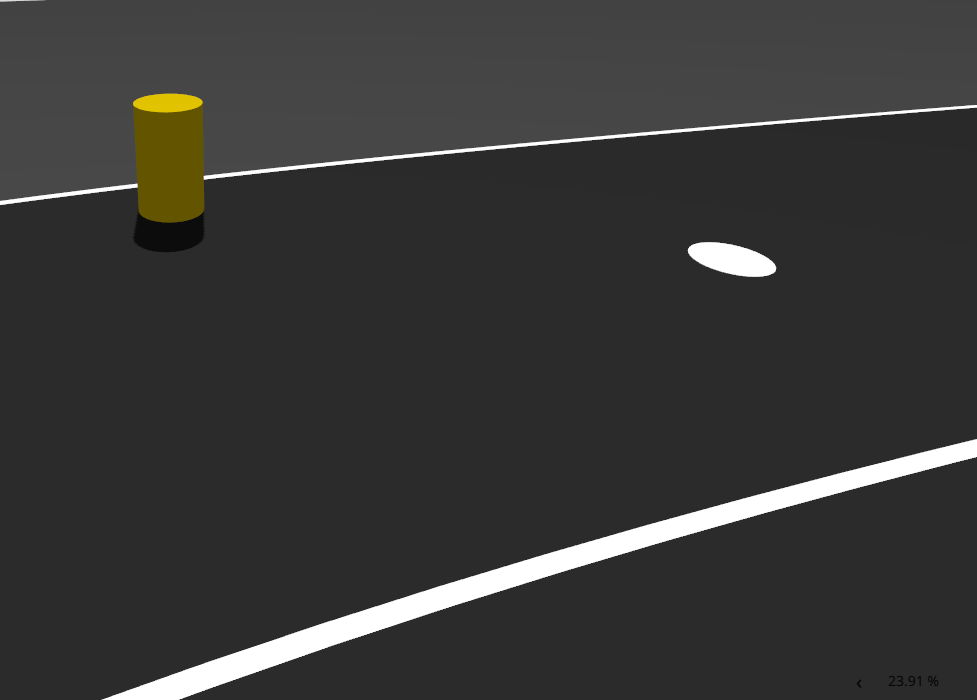
#> input picture images/1.png, 977 x 700 px; its folder holds only this picture in this run
$ python obstacle.py
#> lines starting #> are read from the running program, lines starting #| are printed output that depends on the picture; after the words box and inside, x2 and y2 are one past the last pixel; in counts of white or black regions, pixels touching at a corner belong together
import cv2
import numpy as np
import os
import glob


# --------------------------------------------------
# FOLDERS
# --------------------------------------------------

INPUT_FOLDER = "images"
OUTPUT_FOLDER = "output"

os.makedirs(OUTPUT_FOLDER, exist_ok=True)


# --------------------------------------------------
# DETECT COLORED OBSTACLES
# --------------------------------------------------

def get_obstacles(hsv):

    # Colored objects have relatively high saturation.
    # This separates yellow, green and blue obstacles
    # from the dark road and white road markings.

    mask = cv2.inRange(
        hsv,
        np.array([0, 40, 40]),
        np.array([179, 255, 255])
    )

    kernel = np.ones((3, 3), np.uint8)

    # Remove small noise
    mask = cv2.morphologyEx(
        mask,
        cv2.MORPH_OPEN,
        kernel
    )

    # Join small gaps inside objects
    mask = cv2.morphologyEx(
        mask,
        cv2.MORPH_CLOSE,
        kernel
    )

    contours, _ = cv2.findContours(
        mask,
        cv2.RETR_EXTERNAL,
        cv2.CHAIN_APPROX_SIMPLE
    )

    boxes = []

    for contour in contours:

        area = cv2.contourArea(contour)

        # Ignore extremely small noise
        if area < 20:
            continue

        x, y, w, h = cv2.boundingRect(contour)


        # --------------------------------------------------
        # HANDLE TOUCHING/MERGED OBSTACLES
        # --------------------------------------------------
        #
        # In the given dataset some obstacles are touching.
        # Watershed is used to separate them.
        #

        if (
            12000 < area < 16000
            and w >= 150
            and 0.8 < w / h < 1.3
        ):

            roi = mask[y:y+h, x:x+w]

            # Distance transform
            distance = cv2.distanceTransform(
                roi,
                cv2.DIST_L2,
                5
            )

            # Foreground regions

            sure_fg = (
    distance > 0.5 * distance.max()
).astype(np.uint8)

            number, labels, stats, centroids = \
                cv2.connectedComponentsWithStats(sure_fg)

            if number - 1 >= 2:

                markers = labels + 1

                unknown = cv2.subtract(
                    roi,
                    sure_fg
                )

                markers[unknown == 1] = 0

                roi_bgr = cv2.cvtColor(
                    roi * 255,
                    cv2.COLOR_GRAY2BGR
                )

                cv2.watershed(
                    roi_bgr,
                    markers
                )

                for label in range(2, number + 1):

                    yy, xx = np.where(
                        markers == label
                    )

                    if len(xx) > 100:

                        bx = x + xx.min()
                        by = y + yy.min()
                        bw = xx.max() - xx.min() + 1
                        bh = yy.max() - yy.min() + 1

                        boxes.append(
                            (bx, by, bw, bh)
                        )

                continue


        # --------------------------------------------------
        # SPECIAL CASE FOR TWO SMALL TOUCHING BLUE OBJECTS
        # --------------------------------------------------

        if area < 5000 and w / h > 1.45:

            mid = x + w // 2

            boxes.append(
                (
                    x,
                    y,
                    w // 2 + 2,
                    h
                )
            )

            boxes.append(
                (
                    mid - 2,
                    y,
                    w - (mid - x) + 2,
                    h
                )
            )

        else:

            boxes.append(
                (x, y, w, h)
            )

    return boxes


# --------------------------------------------------
# DETECT POTHOLES
# --------------------------------------------------

def get_potholes(hsv):

    # Potholes are white circular blobs.
    #
    # White pixels:
    # Saturation is low
    # Value/brightness is high

    mask = cv2.inRange(
        hsv,
        np.array([0, 0, 220]),
        np.array([179, 70, 255])
    )


    # --------------------------------------------------
    # REMOVE THIN ROAD MARKINGS
    # --------------------------------------------------

    # Road markings are long thin white lines.
    # Morphological opening removes most of them
    # while preserving the larger circular potholes.

    kernel = cv2.getStructuringElement(
        cv2.MORPH_ELLIPSE,
        (11, 11)
    )

    mask = cv2.morphologyEx(
        mask,
        cv2.MORPH_OPEN,
        kernel
    )


    contours, _ = cv2.findContours(
        mask,
        cv2.RETR_EXTERNAL,
        cv2.CHAIN_APPROX_SIMPLE
    )

    boxes = []

    for contour in contours:

        area = cv2.contourArea(contour)

        perimeter = cv2.arcLength(
            contour,
            True
        )

        if perimeter == 0:
            continue


        # --------------------------------------------------
        # CIRCULARITY
        # --------------------------------------------------
        #
        # Circularity = 4*pi*Area / Perimeter^2
        #
        # A circular object has a relatively high value.
        # Long road lines have a very low value.
        #

        circularity = (
            4 * np.pi * area
            / (perimeter * perimeter)
        )


        x, y, w, h = cv2.boundingRect(
            contour
        )


        # Conditions for a pothole

        if (
            area >= 400
            and circularity >= 0.45
            and w >= 20
            and h >= 15
        ):

            boxes.append(
                (x, y, w, h)
            )


    return boxes


# --------------------------------------------------
# PROCESS ONE IMAGE
# --------------------------------------------------

def process_image(path):

#> called with path = 'images/1.png'
    image = cv2.imread(path)
#> image is the input picture: shape (700, 977, 3); mean B, G, R 55.1, 56.3, 56.5

    if image is None:

        print("Could not read:", path)
        return


    # Convert image to HSV
    hsv = cv2.cvtColor(
        image,
        cv2.COLOR_BGR2HSV
    )
#> hsv: shape (700, 977, 3); mean H, S, V 0.3, 3.2, 56.5


    # Detect objects
    obstacles = get_obstacles(hsv)
#> in get_obstacles, `mask = cv2.inRange( hsv, np.array([0, 40, 40]), np.array([179, 255, 25..`:
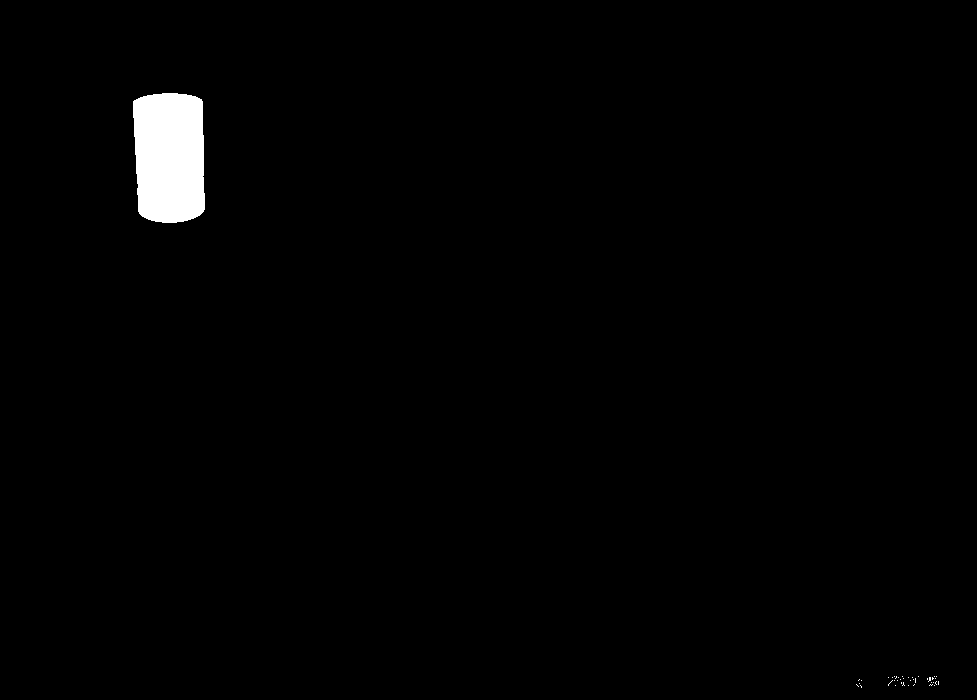
#> mask: shape (700, 977); 1.3% white; 40 white regions (39 under 20 px), largest, box (x1, y1, x2, y2) and area: (133, 93, 205, 223) 8507
#> in get_obstacles, `contours, _ = cv2.findContours( mask, cv2.RETR_EXTERNAL, cv2.CHAIN_APP..`: contours = 1 contour; box (x1, y1, x2, y2) and area: (133, 93, 205, 223) 8329
#> the loop in get_obstacles, `for contour in contours: ` made 1 pass
#> (area, x, y, w, h) on pass 1: (8329, 133, 93, 72, 130)
#> after the loop in get_obstacles, `for contour in contours:`: boxes = [(133, 93, 72, 130)]
#> obstacles = [(133, 93, 72, 130)]

    potholes = get_potholes(hsv)
#> in get_potholes, `mask = cv2.inRange( hsv, np.array([0, 0, 220]), np.array([179, 70, 255..`:
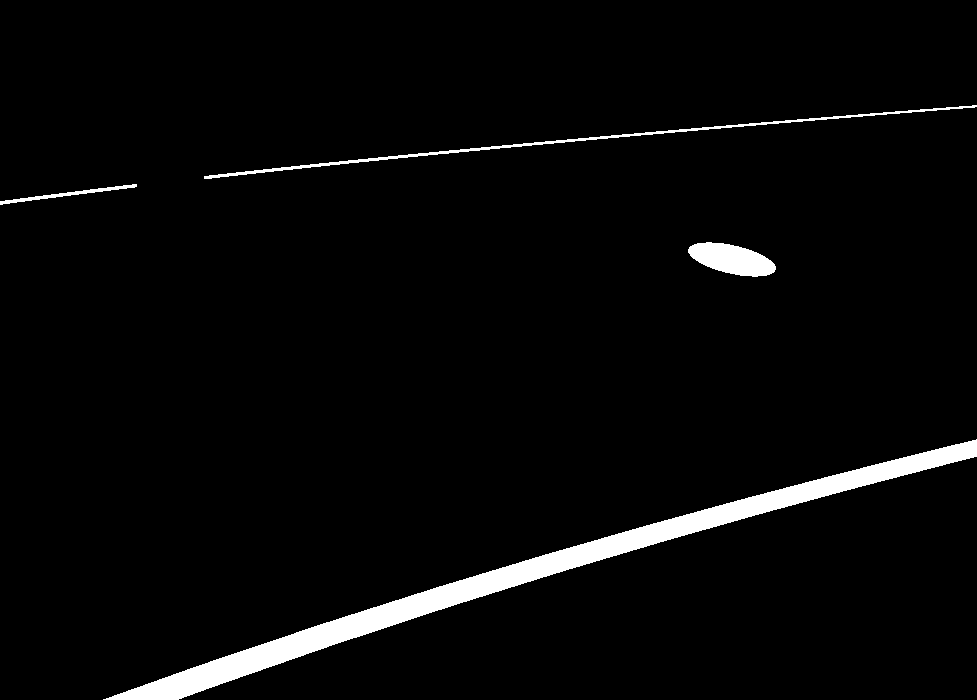
#> mask: shape (700, 977); 3.4% white; 4 white regions, box (x1, y1, x2, y2) and area: (103, 439, 977, 700) 18640, (204, 105, 977, 179) 2138, (688, 242, 776, 277) 2008, (0, 184, 137, 205) 488
#> in get_potholes, `mask = cv2.morphologyEx( mask, cv2.MORPH_OPEN, kernel )`:
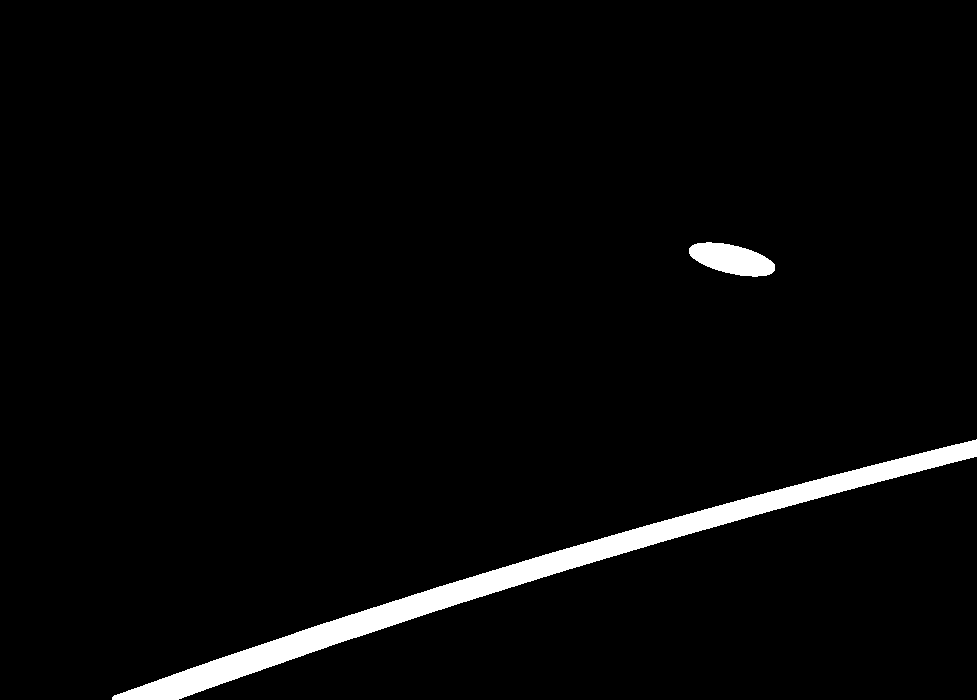
#> mask: shape (700, 977); 3% white; 2 white regions
#> in get_potholes, `contours, _ = cv2.findContours( mask, cv2.RETR_EXTERNAL, cv2.CHAIN_APP..`: contours = 2 contours; box (x1, y1, x2, y2) and area: (112, 439, 977, 700) 17746, (689, 242, 775, 277) 1904
#> the loop in get_potholes, `for contour in contours: ` made 2 passes
#> (area, perimeter, circularity, x, y, w, h) on passes 1 to 2: (17746.5, 1954.5, 0.0584, 112, 439, 865, 261), (1904, 205.2, 0.568, 689, 242, 86, 35)
#> after the loop in get_potholes, `for contour in contours:`: boxes = [(689, 242, 86, 35)]
#> potholes = [(689, 242, 86, 35)]


    # Copy original image
    output = image.copy()


    print("\n--------------------------------")
    print("Image:", os.path.basename(path))
    print("--------------------------------")


    # --------------------------------------------------
    # DRAW OBSTACLE BOXES
    # --------------------------------------------------

    obstacles = sorted(
        obstacles,
        key=lambda b: (b[1], b[0])
    )


    print(
        "Total Obstacles:",
        len(obstacles)
    )
#| Total Obstacles: 1


    for i, (x, y, w, h) in enumerate(
        obstacles,
        1
    ):

        print(
            f"Obstacle {i}: "
            f"x={x}, y={y}, "
            f"width={w}, height={h}"
        )

        print(
            f"   Top-left     : ({x}, {y})"
        )

        print(
            f"   Bottom-right : ({x+w}, {y+h})"
        )


        # Green rectangle
        cv2.rectangle(
            output,
            (x, y),
            (x + w, y + h),
            (0, 255, 0),
            2
        )


        # Label
        cv2.putText(
            output,
            f"Obstacle {i} ({x},{y})",
            (x, max(20, y - 8)),
            cv2.FONT_HERSHEY_SIMPLEX,
            0.5,
            (0, 255, 0),
            2
        )
#> this loop made 1 pass
#> (i, x, y, w, h) on pass 1: (1, 133, 93, 72, 130)
#> (printed output is left out)
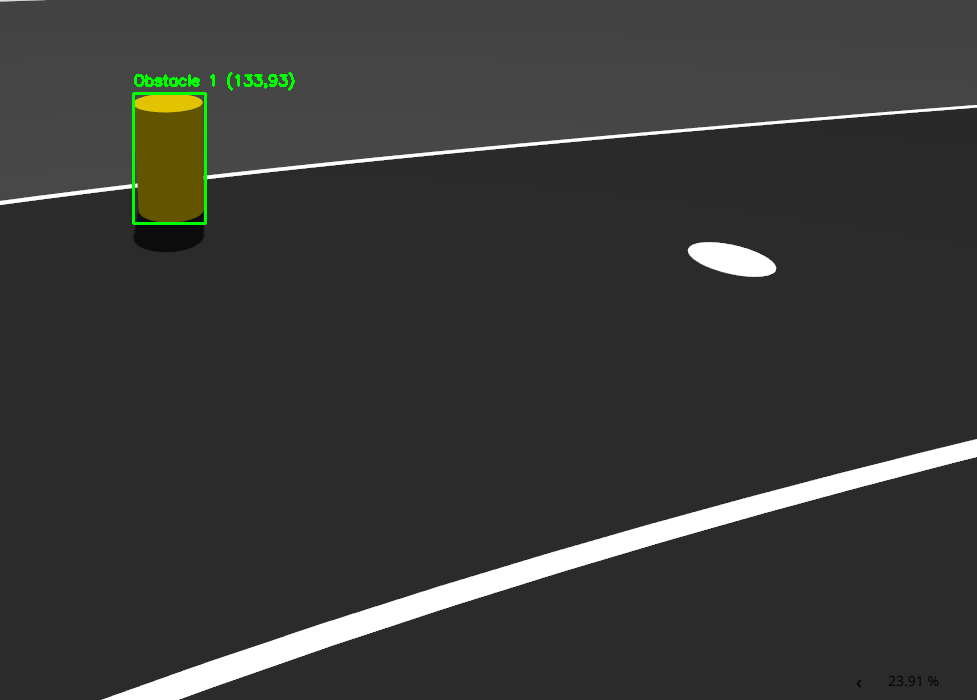
#> output: shape (700, 977, 3); 0.33% of pixels changed, all inside (x1, y1, x2, y2) = (132, 72, 295, 225)


    # --------------------------------------------------
    # DRAW POTHOLE BOXES
    # --------------------------------------------------

    potholes = sorted(
        potholes,
        key=lambda b: (b[1], b[0])
    )


    print(
        "Total Potholes:",
        len(potholes)
    )
#| Total Potholes: 1


    for i, (x, y, w, h) in enumerate(
        potholes,
        1
    ):

        print(
            f"Pothole {i}: "
            f"x={x}, y={y}, "
            f"width={w}, height={h}"
        )

        print(
            f"   Top-left     : ({x}, {y})"
        )

        print(
            f"   Bottom-right : ({x+w}, {y+h})"
        )


        # Red rectangle
        cv2.rectangle(
            output,
            (x, y),
            (x + w, y + h),
            (0, 0, 255),
            2
        )


        # Label
        cv2.putText(
            output,
            f"Pothole {i} ({x},{y})",
            (x, max(20, y - 8)),
            cv2.FONT_HERSHEY_SIMPLEX,
            0.5,
            (0, 0, 255),
            2
        )
#> this loop made 1 pass
#> (i, x, y, w, h) on pass 1: (1, 689, 242, 86, 35)
#> (printed output is left out)
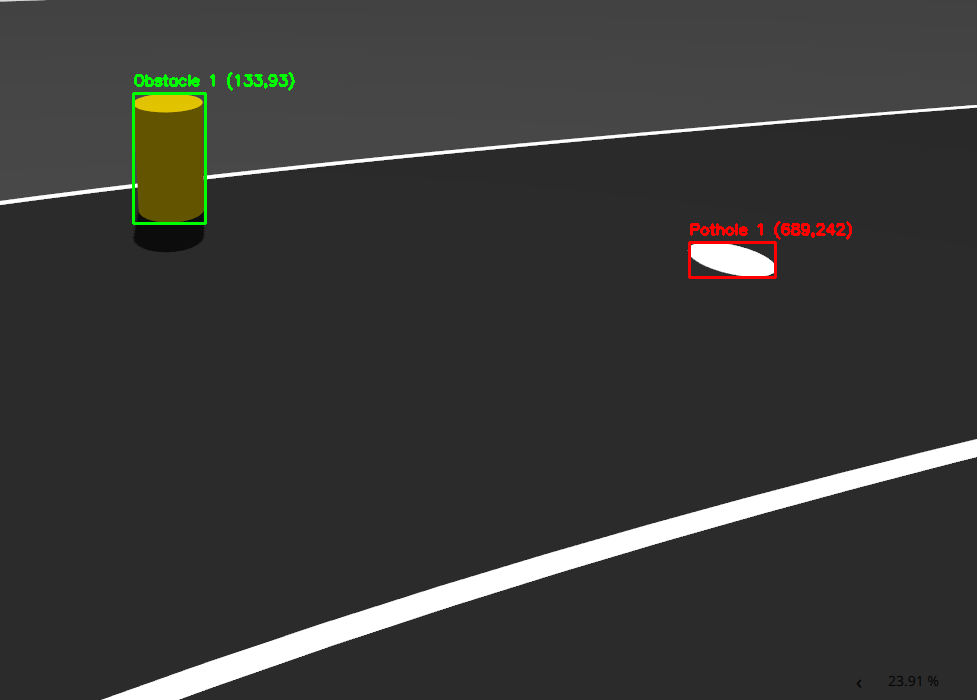
#> output: shape (700, 977, 3); 0.27% of pixels changed, all inside (x1, y1, x2, y2) = (688, 221, 852, 279)


    # --------------------------------------------------
    # DISPLAY TOTAL COUNT ON IMAGE
    # --------------------------------------------------

    text = (
        f"Obstacles: {len(obstacles)}"
        f" | Potholes: {len(potholes)}"
    )
#> text = 'Obstacles: 1 | Potholes: 1'


    cv2.putText(
        output,
        text,
        (15, 30),
        cv2.FONT_HERSHEY_SIMPLEX,
        0.8,
        (255, 255, 255),
        2
    )
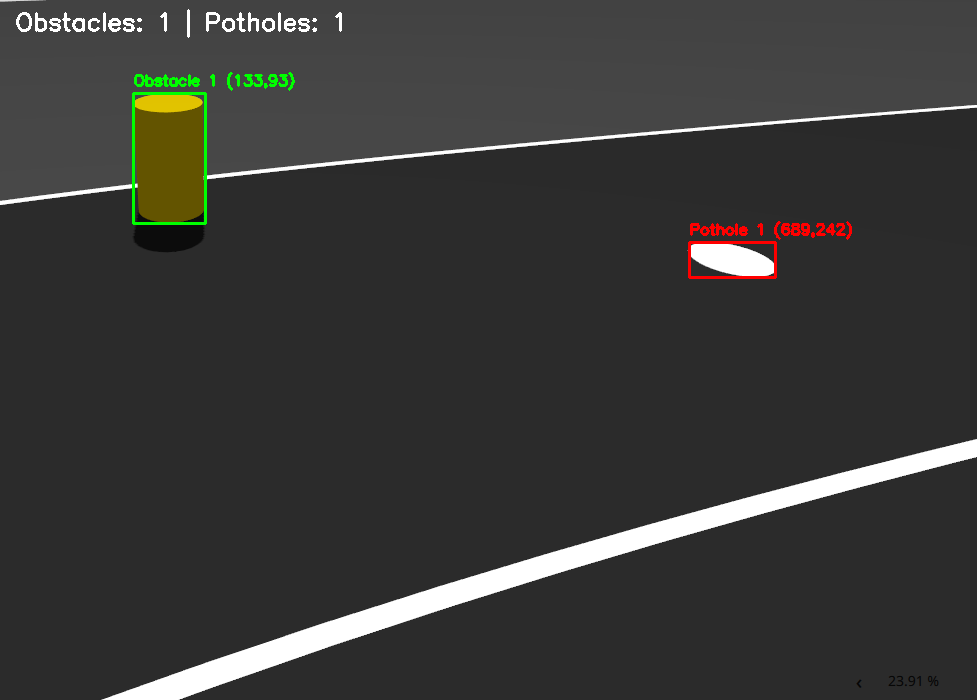
#> output: shape (700, 977, 3); 0.29% of pixels changed, all inside (x1, y1, x2, y2) = (16, 9, 342, 38)


    # --------------------------------------------------
    # SAVE OUTPUT
    # --------------------------------------------------

    filename = os.path.basename(path)

    output_path = os.path.join(
        OUTPUT_FOLDER,
        "detected_" + filename
    )


    cv2.imwrite(
        output_path,
        output
    )


    print(
        "Output saved at:",
        output_path
    )


# --------------------------------------------------
# PROCESS ALL IMAGES
# --------------------------------------------------

files = []

files.extend(
    glob.glob(
        os.path.join(INPUT_FOLDER, "*.png")
    )
)

files.extend(
    glob.glob(
        os.path.join(INPUT_FOLDER, "*.jpg")
    )
)

files.extend(
    glob.glob(
        os.path.join(INPUT_FOLDER, "*.jpeg")
    )
)


# Sort images
files = sorted(files)


if len(files) == 0:

    print(
        "No images found in the images folder."
    )

else:

    print(
        f"Found {len(files)} images."
    )


    for file in files:

        process_image(file)


    print("\n================================")
    print("Detection completed!")
    print("Check the 'output' folder.")
    print("================================")
